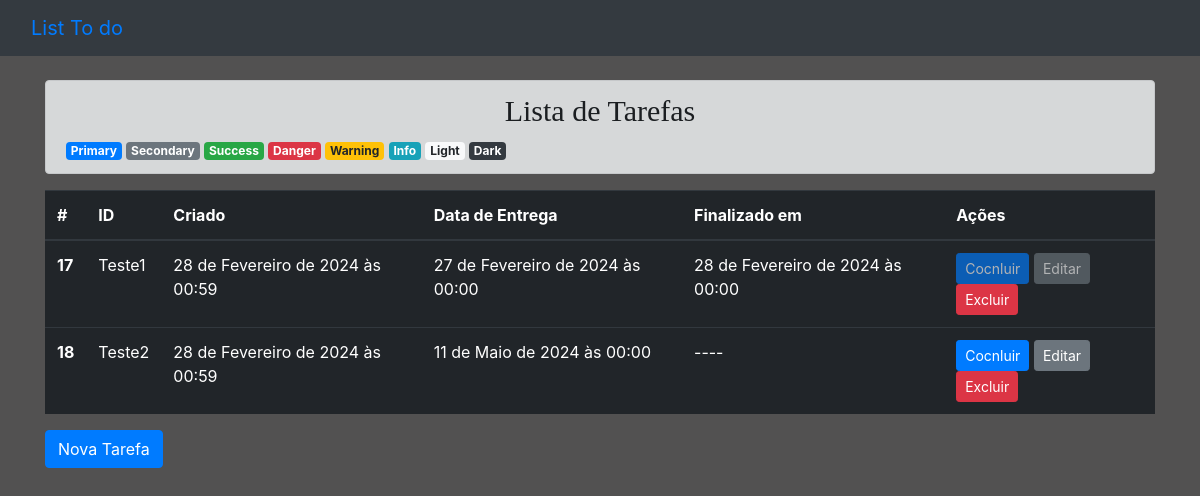
Before: / with the older database file.
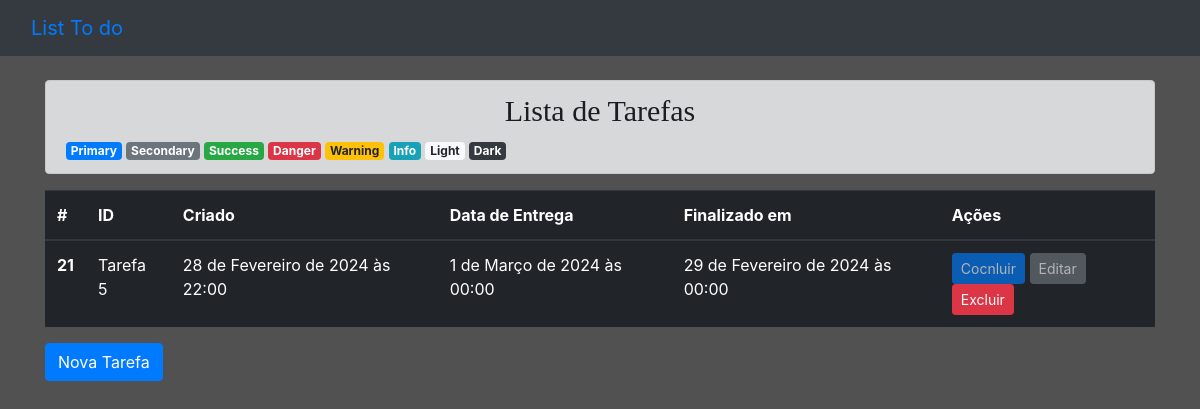
After: the same page with the newer database file.
### todos/models.py (models this page shows, shortened)
class Todo(models.Model):
    title = models.CharField(
        verbose_name="Titulo", max_length=30, null=False, blank=False
    )
    created_at = models.DateTimeField(auto_now_add=True, null=False, blank=False)
    deadline = models.DateTimeField(
        verbose_name="Data de Entrega", null=False, blank=False
    )
    finish_at = models.DateTimeField(null=True)
    class Meta:
        ordering = ["deadline"]

### todos/views.py (the view)
# urls.py: path("", TodoListView.as_view(), name="todo_list"),
class TodoListView(ListView):
    model = Todo

### todos/templates/todos/todo_list.html (shortened to what this page needs)
{% extends 'base.html' %}
{% block content %}
    <div class="alert alert-dark" role="alert">
        <h3 style="text-align:Center; font-family: Verdana; font-size:30px;">Lista de Tarefas</h3>
        <span class="badge badge-primary">Primary</span>
        <span class="badge badge-secondary">Secondary</span>
        <span class="badge badge-success">Success</span>
        <span class="badge badge-danger">Danger</span>
        <span class="badge badge-warning">Warning</span>
        <span class="badge badge-info">Info</span>
        <span class="badge badge-light">Light</span>
        <span class="badge badge-dark">Dark</span>
    </div>
    {% if todo_list %}
        <table class="table table-dark">
            <thead>
            <tr>
                <th scope="col">#</th>
                <th scope="col">ID</th>
                <th scope="col">Criado <em></em></th>
                <th scope="col">Data de Entrega</th>
                <th scope="col">Finalizado em</th>
                <th scope="col">Ações</th>
            </tr>
            </thead>
            <tbody>
                {% for todo in todo_list %}
            <tr>
                <th scope="row">{{ todo.pk }}</th>
                <td>{{ todo.title }}</td>
                <td>{{ todo.created_at }}</td>
                <td>{{ todo.deadline }}</td>
                <td>{{ todo.finish_at|default:"----" }}</td>
                <td>
                    <a href="{% url 'todo_complete' pk=todo.pk %}" class="btn btn-primary btn-sm {% if todo.finish_at %}disabled{% endif %}">Cocnluir</a>
                    <a href="{% url 'todo_update' pk=todo.pk %}" class="btn btn-secondary btn-sm {% if todo.finish_at %}disabled{% endif %}">Editar</a>
                    <a href="{% url 'todo_delete' pk=todo.pk %}" class="btn btn-danger btn-sm">Excluir</a>
                </td>
            </tr>
                {% endfor %}
            </tbody>
        </table>
    {% else %}
    </br>
        <p>Não Há Tarefas Cadastradas...</p>
    {% endif %}
    <a href="{% url 'todo_create' %}" class="btn btn-primary">Nova Tarefa</a>
{% endblock content%}

### todos/templates/base.html (shortened to what this page needs)
{% load static %}
<!DOCTYPE html>
<html lang="pt-br">
<head>
    <link rel="stylesheet" href="https://stackpath.bootstrapcdn.com/bootstrap/4.1.3/css/bootstrap.min.css">
    <link rel="stylesheet" href="{% static 'css/style.css' %}">
    <link rel="stylesheet" href="{% static 'image/' %}">
</head>
<body>
    <nav class="navbar bg-dark mb-4" data-base-theme="dark">
        <div class="container-fluid">
            <a class="navbar-brand" href="{% url 'todo_list' %}">List To do</a>
        </div>
    </nav>
        <main class="container">
            {% block content %}{% endblock content %}
        </main>
</body>
</html>

### static/css/style.css (style rules this page uses)
body { background-color: rgb(82, 81, 81); }

Changed rows visible on the page:
removed Todo: pk "17", title "Teste1", created_at "28 de Fevereiro de 2024 às 00:59", deadline "27 de Fevereiro de 2024 às 00:00", finish_at "28 de Fevereiro de 2024 às 00:00"
removed Todo: pk "18", title "Teste2", created_at "28 de Fevereiro de 2024 às 00:59", deadline "11 de Maio de 2024 às 00:00", finish_at "----"
added Todo: pk "21", title "Tarefa 5", created_at "28 de Fevereiro de 2024 às 22:00", deadline "1 de Março de 2024 às 00:00", finish_at "29 de Fevereiro de 2024 às 00:00"
